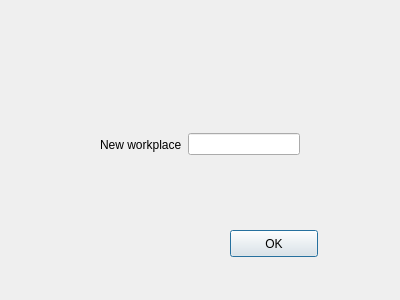
<?xml version="1.0" encoding="UTF-8"?>
<ui version="4.0">
 <class>cmenuwork</class>
 <widget class="QDialog" name="cmenuwork">
  <property name="geometry">
   <rect>
    <x>0</x>
    <y>0</y>
    <width>400</width>
    <height>300</height>
   </rect>
  </property>
  <property name="windowTitle">
   <string>Dialog</string>
  </property>
  <widget class="QPushButton" name="pushButton">
   <property name="geometry">
    <rect>
     <x>230</x>
     <y>230</y>
     <width>88</width>
     <height>27</height>
    </rect>
   </property>
   <property name="text">
    <string>OK</string>
   </property>
  </widget>
  <widget class="QWidget" name="">
   <property name="geometry">
    <rect>
     <x>100</x>
     <y>130</y>
     <width>200</width>
     <height>29</height>
    </rect>
   </property>
   <layout class="QHBoxLayout" name="horizontalLayout">
    <item>
     <widget class="QLabel" name="label">
      <property name="text">
       <string>New workplace</string>
      </property>
     </widget>
    </item>
    <item>
     <widget class="QLineEdit" name="lineEdit"/>
    </item>
   </layout>
  </widget>
 </widget>
 <resources/>
 <connections/>
</ui>
